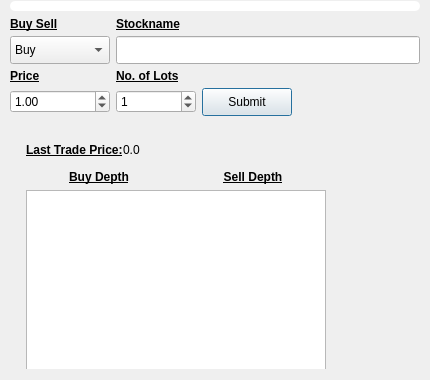
<?xml version="1.0" encoding="UTF-8"?>
<ui version="4.0">
 <class>F1_F2_BuySell</class>
 <widget class="QDialog" name="F1_F2_BuySell">
  <property name="windowModality">
   <enum>Qt::ApplicationModal</enum>
  </property>
  <property name="geometry">
   <rect>
    <x>0</x>
    <y>0</y>
    <width>430</width>
    <height>380</height>
   </rect>
  </property>
  <property name="minimumSize">
   <size>
    <width>430</width>
    <height>380</height>
   </size>
  </property>
  <property name="maximumSize">
   <size>
    <width>430</width>
    <height>380</height>
   </size>
  </property>
  <property name="windowTitle">
   <string>Manual Orders</string>
  </property>
  <layout class="QGridLayout" name="gridLayout">
   <property name="leftMargin">
    <number>10</number>
   </property>
   <property name="topMargin">
    <number>0</number>
   </property>
   <property name="rightMargin">
    <number>10</number>
   </property>
   <property name="verticalSpacing">
    <number>5</number>
   </property>
   <item row="3" column="2" colspan="7">
    <widget class="QLineEdit" name="lineEdit_Stockname">
     <property name="minimumSize">
      <size>
       <width>200</width>
       <height>28</height>
      </size>
     </property>
    </widget>
   </item>
   <item row="2" column="2">
    <widget class="QLabel" name="label_2">
     <property name="font">
      <font>
       <bold>true</bold>
       <underline>true</underline>
      </font>
     </property>
     <property name="text">
      <string>Stockname</string>
     </property>
    </widget>
   </item>
   <item row="2" column="0" colspan="2">
    <widget class="QLabel" name="label">
     <property name="font">
      <font>
       <bold>true</bold>
       <underline>true</underline>
      </font>
     </property>
     <property name="text">
      <string>Buy Sell</string>
     </property>
    </widget>
   </item>
   <item row="7" column="0" colspan="2">
    <widget class="QDoubleSpinBox" name="doubleSpinBox_price">
     <property name="minimumSize">
      <size>
       <width>100</width>
       <height>0</height>
      </size>
     </property>
     <property name="minimum">
      <double>0.000000000000000</double>
     </property>
     <property name="maximum">
      <double>9999.989999999999782</double>
     </property>
     <property name="stepType">
      <enum>QAbstractSpinBox::DefaultStepType</enum>
     </property>
     <property name="value">
      <double>1.000000000000000</double>
     </property>
    </widget>
   </item>
   <item row="6" column="2">
    <widget class="QLabel" name="label_4">
     <property name="font">
      <font>
       <bold>true</bold>
       <underline>true</underline>
      </font>
     </property>
     <property name="text">
      <string>No. of Lots</string>
     </property>
    </widget>
   </item>
   <item row="5" column="2">
    <spacer name="verticalSpacer_3">
     <property name="orientation">
      <enum>Qt::Vertical</enum>
     </property>
     <property name="sizeType">
      <enum>QSizePolicy::Expanding</enum>
     </property>
     <property name="sizeHint" stdset="0">
      <size>
       <width>20</width>
       <height>3</height>
      </size>
     </property>
    </spacer>
   </item>
   <item row="3" column="0" colspan="2">
    <widget class="QComboBox" name="comboBoxBuySell">
     <property name="minimumSize">
      <size>
       <width>60</width>
       <height>28</height>
      </size>
     </property>
     <item>
      <property name="text">
       <string>Buy</string>
      </property>
     </item>
     <item>
      <property name="text">
       <string>Sell</string>
      </property>
     </item>
    </widget>
   </item>
   <item row="9" column="0">
    <spacer name="verticalSpacer_4">
     <property name="orientation">
      <enum>Qt::Vertical</enum>
     </property>
     <property name="sizeType">
      <enum>QSizePolicy::Fixed</enum>
     </property>
     <property name="sizeHint" stdset="0">
      <size>
       <width>20</width>
       <height>10</height>
      </size>
     </property>
    </spacer>
   </item>
   <item row="7" column="2">
    <widget class="QSpinBox" name="spinBoxLot">
     <property name="minimumSize">
      <size>
       <width>80</width>
       <height>0</height>
      </size>
     </property>
     <property name="maximum">
      <number>99999999</number>
     </property>
     <property name="value">
      <number>1</number>
     </property>
    </widget>
   </item>
   <item row="6" column="0" colspan="2">
    <widget class="QLabel" name="label_3">
     <property name="font">
      <font>
       <bold>true</bold>
       <underline>true</underline>
      </font>
     </property>
     <property name="text">
      <string>Price</string>
     </property>
    </widget>
   </item>
   <item row="10" column="0" colspan="6">
    <widget class="QWidget" name="tableviewBG" native="true">
     <layout class="QGridLayout" name="gridLayout_2">
      <item row="1" column="0">
       <widget class="QTableView" name="tableViewMarkerRate">
        <property name="minimumSize">
         <size>
          <width>300</width>
          <height>180</height>
         </size>
        </property>
        <property name="maximumSize">
         <size>
          <width>300</width>
          <height>180</height>
         </size>
        </property>
        <property name="font">
         <font>
          <pointsize>10</pointsize>
         </font>
        </property>
        <property name="showGrid">
         <bool>false</bool>
        </property>
        <property name="gridStyle">
         <enum>Qt::NoPen</enum>
        </property>
        <attribute name="verticalHeaderVisible">
         <bool>false</bool>
        </attribute>
       </widget>
      </item>
      <item row="0" column="0">
       <layout class="QGridLayout" name="gridLayout_3">
        <property name="horizontalSpacing">
         <number>8</number>
        </property>
        <property name="verticalSpacing">
         <number>10</number>
        </property>
        <item row="2" column="0">
         <widget class="QLabel" name="label_7">
          <property name="font">
           <font>
            <bold>true</bold>
            <underline>true</underline>
           </font>
          </property>
          <property name="text">
           <string>Buy Depth</string>
          </property>
          <property name="alignment">
           <set>Qt::AlignCenter</set>
          </property>
         </widget>
        </item>
        <item row="2" column="1">
         <widget class="QLabel" name="label_6">
          <property name="font">
           <font>
            <bold>true</bold>
            <underline>true</underline>
           </font>
          </property>
          <property name="text">
           <string>Sell Depth</string>
          </property>
          <property name="alignment">
           <set>Qt::AlignCenter</set>
          </property>
         </widget>
        </item>
        <item row="1" column="0" colspan="2">
         <layout class="QHBoxLayout" name="horizontalLayout_2">
          <item>
           <widget class="QLabel" name="label_5">
            <property name="font">
             <font>
              <pointsize>9</pointsize>
              <bold>true</bold>
              <underline>true</underline>
             </font>
            </property>
            <property name="text">
             <string>Last Trade Price:</string>
            </property>
            <property name="alignment">
             <set>Qt::AlignLeading|Qt::AlignLeft|Qt::AlignVCenter</set>
            </property>
           </widget>
          </item>
          <item>
           <widget class="QLabel" name="label_lastTradedPrice">
            <property name="text">
             <string>0.0</string>
            </property>
           </widget>
          </item>
          <item>
           <spacer name="horizontalSpacer">
            <property name="orientation">
             <enum>Qt::Horizontal</enum>
            </property>
            <property name="sizeHint" stdset="0">
             <size>
              <width>40</width>
              <height>20</height>
             </size>
            </property>
           </spacer>
          </item>
         </layout>
        </item>
       </layout>
      </item>
     </layout>
    </widget>
   </item>
   <item row="11" column="1" colspan="6">
    <spacer name="verticalSpacer_2">
     <property name="orientation">
      <enum>Qt::Vertical</enum>
     </property>
     <property name="sizeHint" stdset="0">
      <size>
       <width>20</width>
       <height>40</height>
      </size>
     </property>
    </spacer>
   </item>
   <item row="1" column="0" colspan="9">
    <widget class="QWidget" name="widget" native="true">
     <property name="minimumSize">
      <size>
       <width>0</width>
       <height>12</height>
      </size>
     </property>
     <property name="maximumSize">
      <size>
       <width>16777215</width>
       <height>12</height>
      </size>
     </property>
     <layout class="QHBoxLayout" name="horizontalLayout">
      <property name="spacing">
       <number>0</number>
      </property>
      <property name="leftMargin">
       <number>0</number>
      </property>
      <property name="topMargin">
       <number>0</number>
      </property>
      <property name="rightMargin">
       <number>0</number>
      </property>
      <property name="bottomMargin">
       <number>0</number>
      </property>
      <item>
       <widget class="QProgressBar" name="progressBar">
        <property name="minimumSize">
         <size>
          <width>0</width>
          <height>10</height>
         </size>
        </property>
        <property name="maximumSize">
         <size>
          <width>16777215</width>
          <height>10</height>
         </size>
        </property>
        <property name="styleSheet">
         <string notr="true">#progressBar {
    background: qlineargradient(x1:0, y1:0, x2:1, y2:0,
        stop: 0 rgba(255, 255, 255, 0), /* Transparent at the start */
        stop: 0.1 rgba(255, 255, 255, 1), /* Fade in effect */
        stop: 0.9 rgba(255, 255, 255, 1), /* Fully opaque */
        stop: 1 rgba(255, 255, 255, 0)); /* Transparent at the end */
    border: 0px solid rgba(255, 255, 255, 1);
    border-radius: 5px;
    text-align: center;
    height: 20px;
    color: black; /* Set the text color to black or any other color */
}

#progressBar::chunk {
    background: qlineargradient(x1:0, y1:0, x2:1, y2:0,
        stop: 0 rgba(116, 166, 190, 0), /* Transparent at the start */
        stop: 0.2 rgba(116, 166, 190, 1), /* Fade in effect */
        stop: 0.8 rgba(116, 166, 190, 1), /* Fully opaque */
        stop: 1 rgba(116, 166, 190, 0)); /* Transparent at the end */
    border-radius: 8px;
}
</string>
        </property>
        <property name="maximum">
         <number>0</number>
        </property>
        <property name="value">
         <number>-1</number>
        </property>
       </widget>
      </item>
     </layout>
    </widget>
   </item>
   <item row="7" column="3">
    <widget class="QPushButton" name="pushButtonSubmit">
     <property name="minimumSize">
      <size>
       <width>90</width>
       <height>28</height>
      </size>
     </property>
     <property name="maximumSize">
      <size>
       <width>90</width>
       <height>28</height>
      </size>
     </property>
     <property name="text">
      <string>Submit</string>
     </property>
    </widget>
   </item>
  </layout>
 </widget>
 <tabstops>
  <tabstop>comboBoxBuySell</tabstop>
  <tabstop>lineEdit_Stockname</tabstop>
 </tabstops>
 <resources/>
 <connections/>
</ui>
